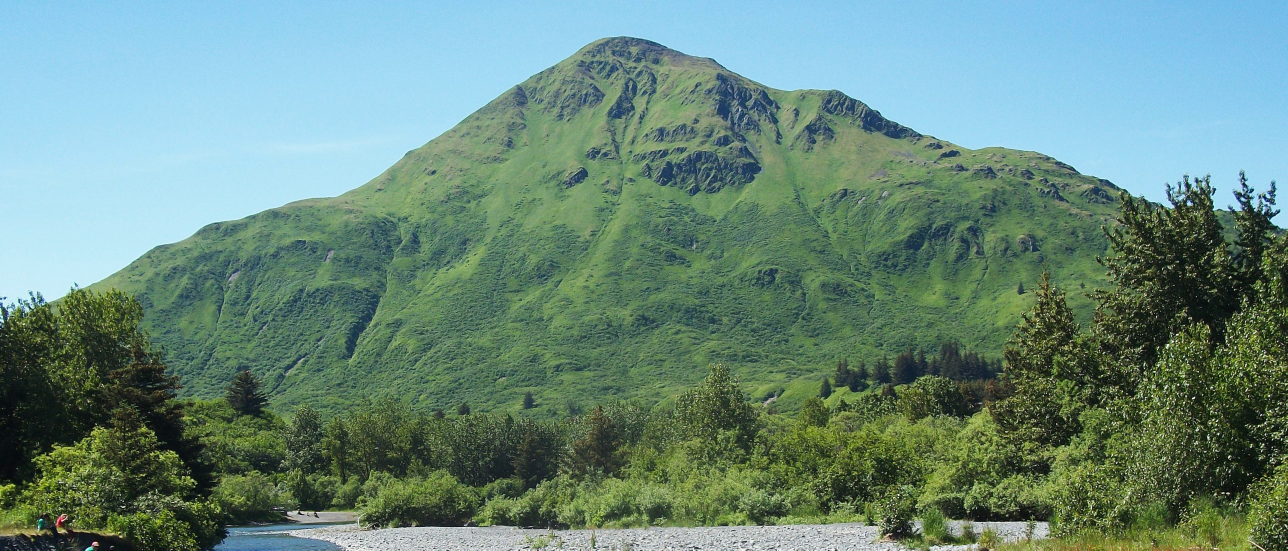
#> input picture remarkable/pdf-templates/assets/barometer-mountain.jpg, 3862 x 1651 px (shown at 1/3 size)
$ python build_photo_covers.py
#> lines starting #> are read from the running program, lines starting #| are printed output that depends on the picture
from PIL import Image, ImageDraw, ImageFont
W,H=1620,2160
BLUE=(78,105,201); TERRA=(192,118,79); WHITE=(255,255,255)
FB="/usr/share/fonts/truetype/dejavu/DejaVuSans-Bold.ttf"
SRC="assets/barometer-mountain.jpg"
def cover_fill(im):
    s=max(W/im.width,H/im.height); nw,nh=int(im.width*s),int(im.height*s)
#> after `s = max(W / im.width, H / im.height)`: s = 1.31
#> after `nw, nh = (int(im.width * s), int(im.height * s))`: nw = 5052; nh = 2160
    im=im.resize((nw,nh),Image.LANCZOS)
    return im.crop(((nw-W)//2,(nh-H)//2,(nw-W)//2+W,(nh-H)//2+H))
def spaced(draw,xy,text,font,fill,ls):
    x,y=xy
    for ch in text:
        draw.text((x,y),ch,font=font,fill=fill); x+=draw.textlength(ch,font=font)+ls
def spaced_w(draw,text,font,ls):
    return sum(draw.textlength(ch,font=font)+ls for ch in text)-ls
def make(title_lines, out):
    base=cover_fill(Image.open(SRC).convert("RGB")).convert("RGBA")
    ov=Image.new("RGBA",(W,H),(0,0,0,0)); d=ImageDraw.Draw(ov)
#> after `ov = Image.new('RGBA', (W, H), (0, 0, 0, 0))`: ov: PIL image 1620x2160 RGBA; every value is 0
    # top brand-blue gradient for title legibility
    top_h=980
    for y in range(top_h):
        a=int(205*(1-y/top_h)**1.3)
        d.line([(0,y),(W,y)],fill=(BLUE[0],BLUE[1],BLUE[2],a))
    # subtle bottom darkening for depth
    for y in range(H-360,H):
        a=int(90*((y-(H-360))/360))
        d.line([(0,y),(W,y)],fill=(20,24,32,a))
    img=Image.alpha_composite(base,ov)
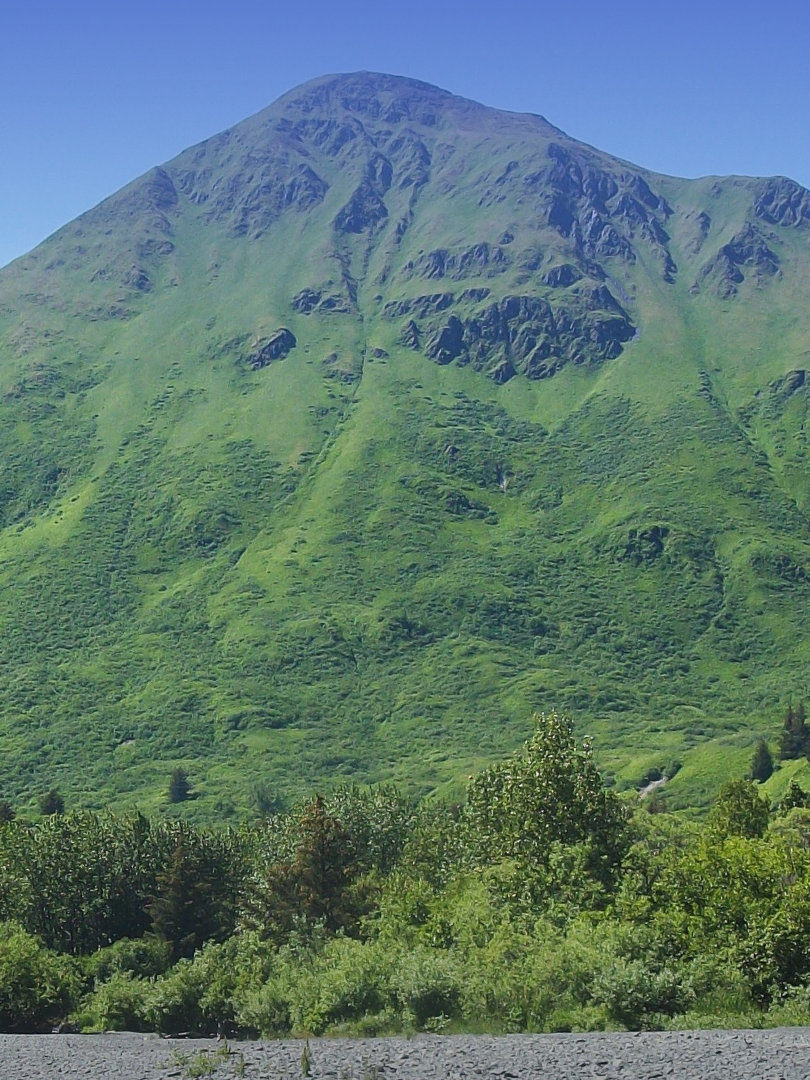
#> img: PIL image 1620x2160 RGBA (shown at 1/2 size); mean R, G, B, A 91.8, 119.4, 113.4, 255
    d=ImageDraw.Draw(img)
    fword=ImageFont.truetype(FB,34); ftitle=ImageFont.truetype(FB,132)
    # wordmark centered
    wm="KODIAK  ·  CODEX"; ww=spaced_w(d,wm,fword,10)
#> after `ww = spaced_w(d, wm, fword, 10)`: ww = 490.6
    spaced(d,((W-ww)//2,150),wm,fword,WHITE,10)
    # title (1-2 lines) centered
    ty=300
    for ln in title_lines:
        tw=d.textlength(ln,font=ftitle); d.text(((W-tw)//2,ty),ln,font=ftitle,fill=WHITE); ty+=150
#> this loop made 2 passes
#> tw on passes 1 to 2: 571.7, 510.6
#> after the loop, ty = 600
    # terracotta rule
    d.rectangle([W//2-150,ty+6,W//2+150,ty+14],fill=TERRA)
    img.convert("RGB").save(out+".png")
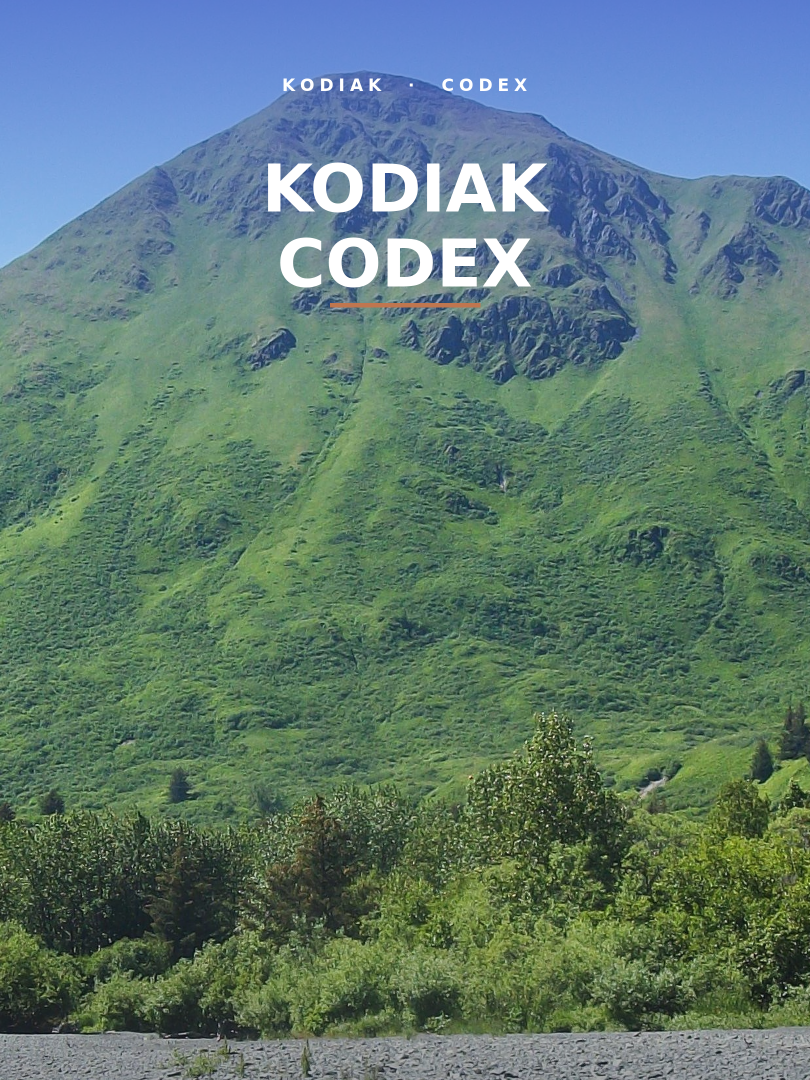
#> saved as cover-photo-kodiak.png: PIL image 1620x2160 RGB (shown at 1/2 size); mean R, G, B 94.5, 121.5, 115
    img.convert("RGB").save(out+".pdf","PDF",resolution=229.0)
    print("photo cover:",out)
make(["KODIAK","CODEX"],"cover-photo-kodiak")
make(["TO-DO"],"cover-photo-todo")
#> call 2 of make, with out = 'cover-photo-todo'
#> the loop in make (call 2), `for ln in title_lines:` made 1 pass
#> tw on pass 1: 481.3
#> after the loop in make (call 2), `for ln in title_lines:`: ty = 450
#> in make (call 2), `img.convert("RGB").save(out+".png")`:
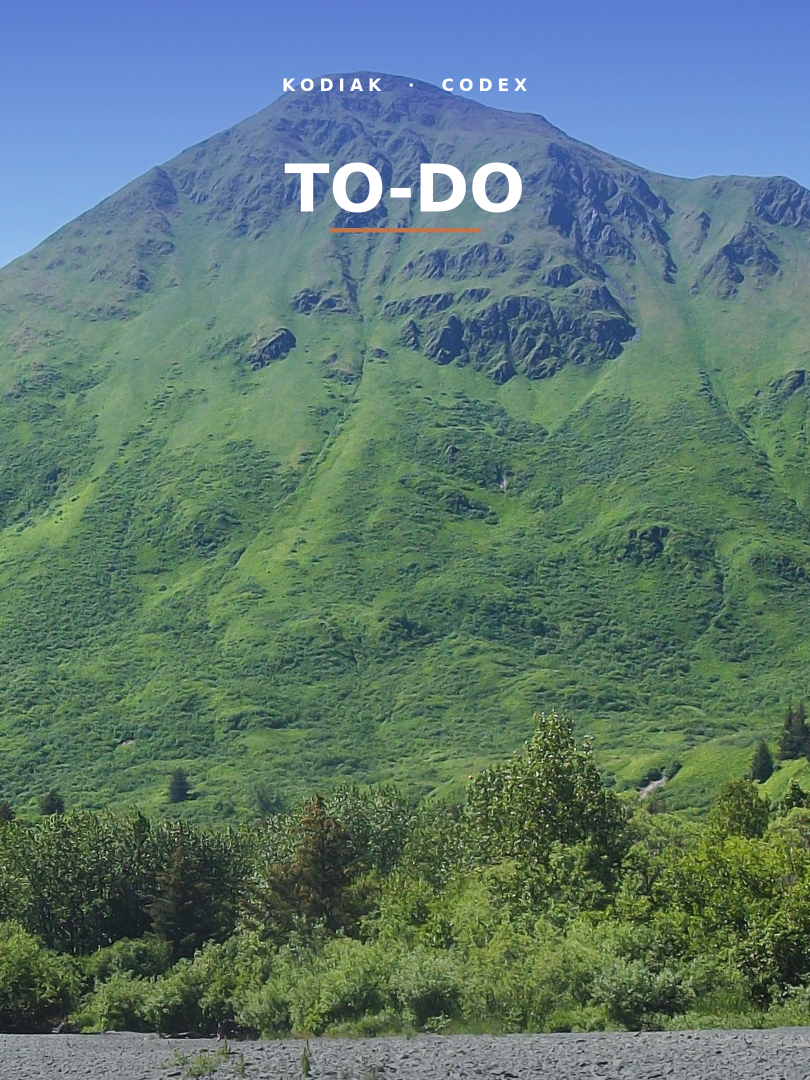
#> saved as cover-photo-todo.png: PIL image 1620x2160 RGB (shown at 1/2 size); mean R, G, B 93.1, 120.4, 114
make(["MEETING","NOTES"],"cover-photo-meeting")
#> call 3 of make, with out = 'cover-photo-meeting'
#> the loop in make (call 3), `for ln in title_lines:` made 2 passes
#> tw on passes 1 to 2: 669.7, 498
#> after the loop in make (call 3), `for ln in title_lines:`: ty = 600
#> in make (call 3), `img.convert("RGB").save(out+".png")`:
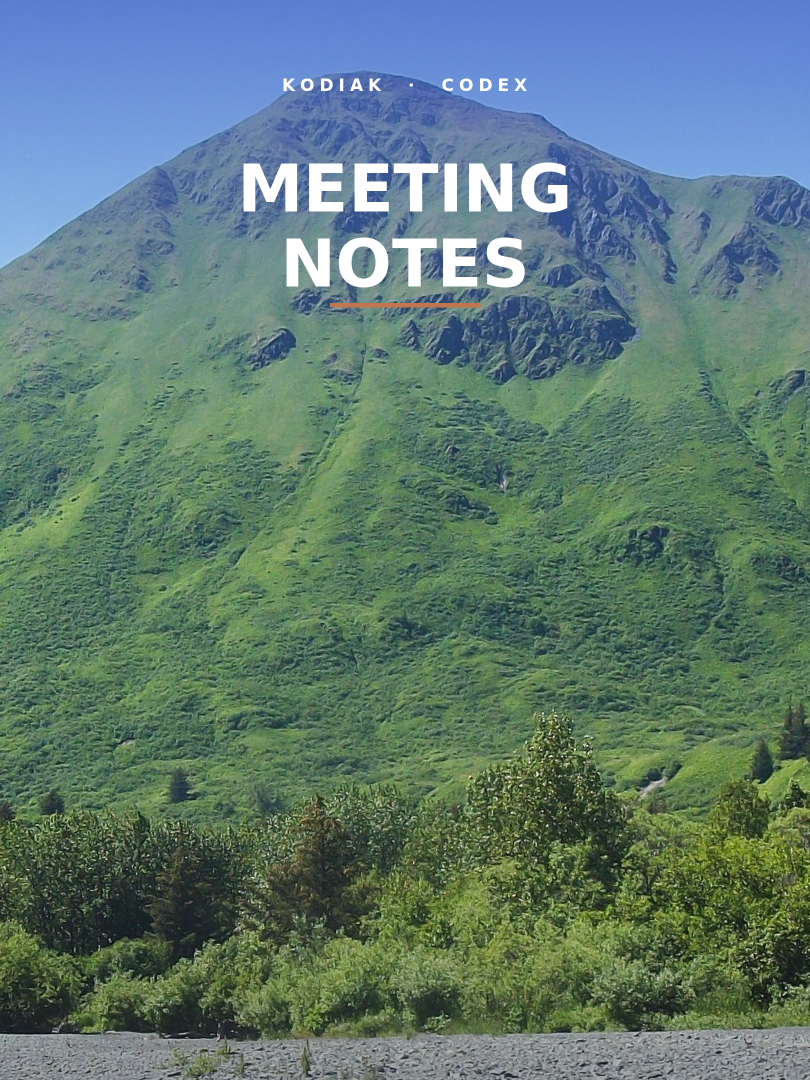
#> saved as cover-photo-meeting.png: PIL image 1620x2160 RGB (shown at 1/2 size); mean R, G, B 94.7, 121.8, 115.2
make(["CALENDAR"],"cover-photo-calendar")
#> call 4 of make, with out = 'cover-photo-calendar'
#> the loop in make (call 4), `for ln in title_lines:` made 1 pass
#> tw on pass 1: 797.2
#> after the loop in make (call 4), `for ln in title_lines:`: ty = 450
#> in make (call 4), `img.convert("RGB").save(out+".png")`:
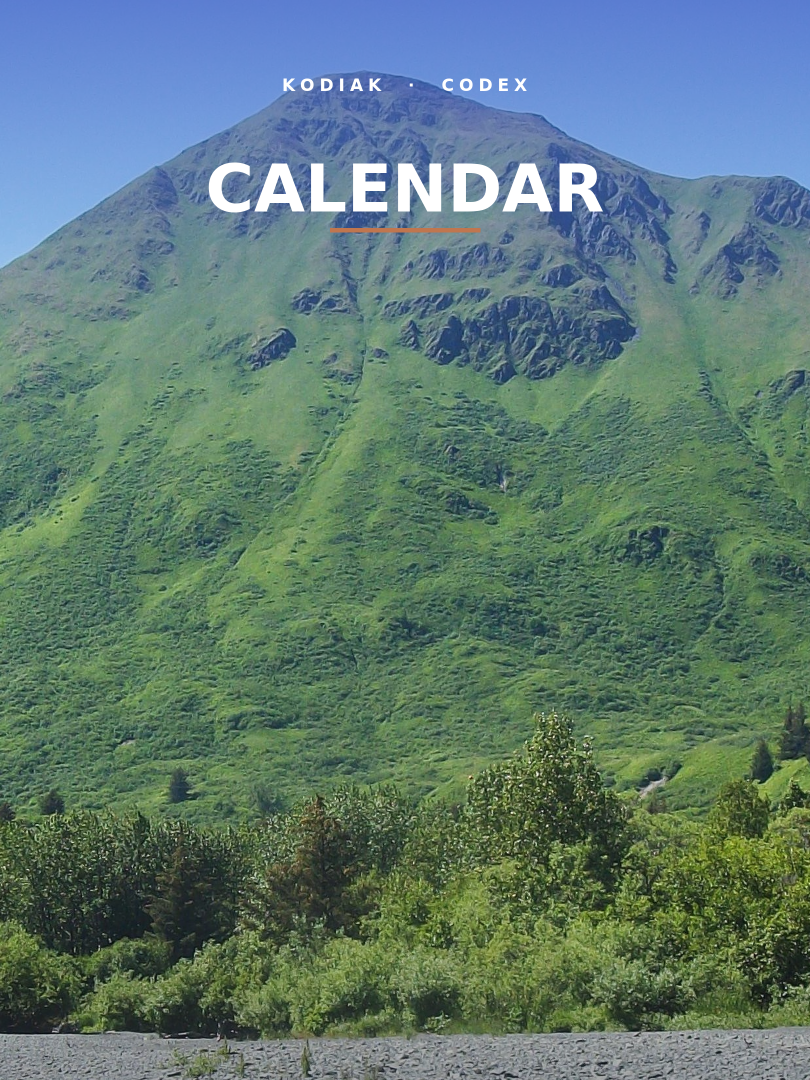
#> saved as cover-photo-calendar.png: PIL image 1620x2160 RGB (shown at 1/2 size); mean R, G, B 93.9, 121.1, 114.5
